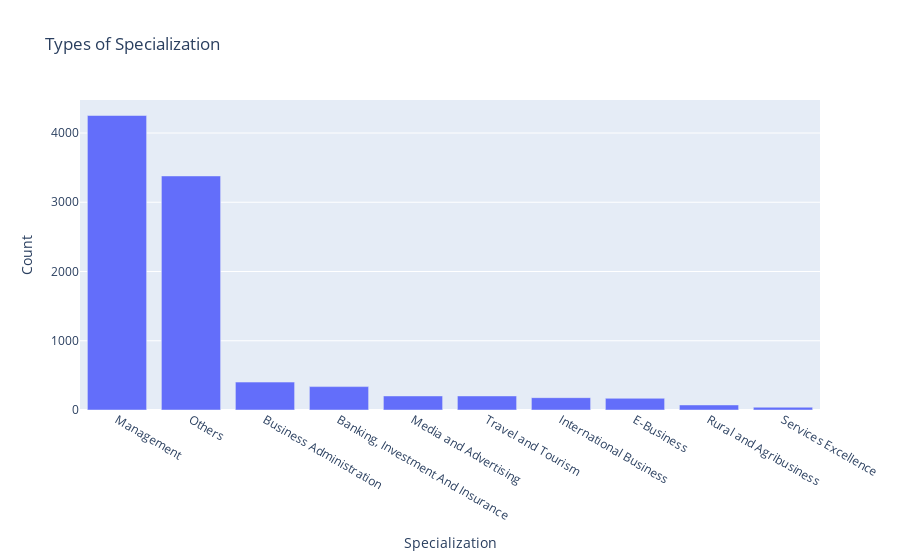

The notebook cell this image was saved under:
### Code cell
specialization = df[['Specialization']].value_counts().reset_index(name='Count')
fig = px.bar(specialization, x='Specialization', y='Count', title=' Types of Specialization')

fig.show()

### Figure 1 — Plotly figure (JSON) as saved in the notebook; plotly's stock layout.template omitted (floating-point values rounded to 4 significant figures)
{"data": [{"alignmentgroup": "True", "hovertemplate": "Specialization=%{x}<br>Count=%{y}<extra></extra>", "legendgroup": "", "marker": {"color": "#636efa", "pattern": {"shape": ""}}, "name": "", "offsetgroup": "", "orientation": "v", "showlegend": false, "textposition": "auto", "type": "bar", "x": ["Management", "Others", "Business Administration", "Banking, Investment And Insurance", "Media and Advertising", "Travel and Tourism", "International Business", "E-Business", "Rural and Agribusiness", "Services Excellence"], "xaxis": "x", "y": [4253, 3380, 403, 338, 203, 203, 178, 169, 73, 40], "yaxis": "y"}], "layout": {"barmode": "relative", "legend": {"tracegroupgap": 0}, "title": {"text": " Types of Specialization"}, "xaxis": {"anchor": "y", "domain": [0, 1], "title": {"text": "Specialization"}}, "yaxis": {"anchor": "x", "domain": [0, 1], "title": {"text": "Count"}}}}
